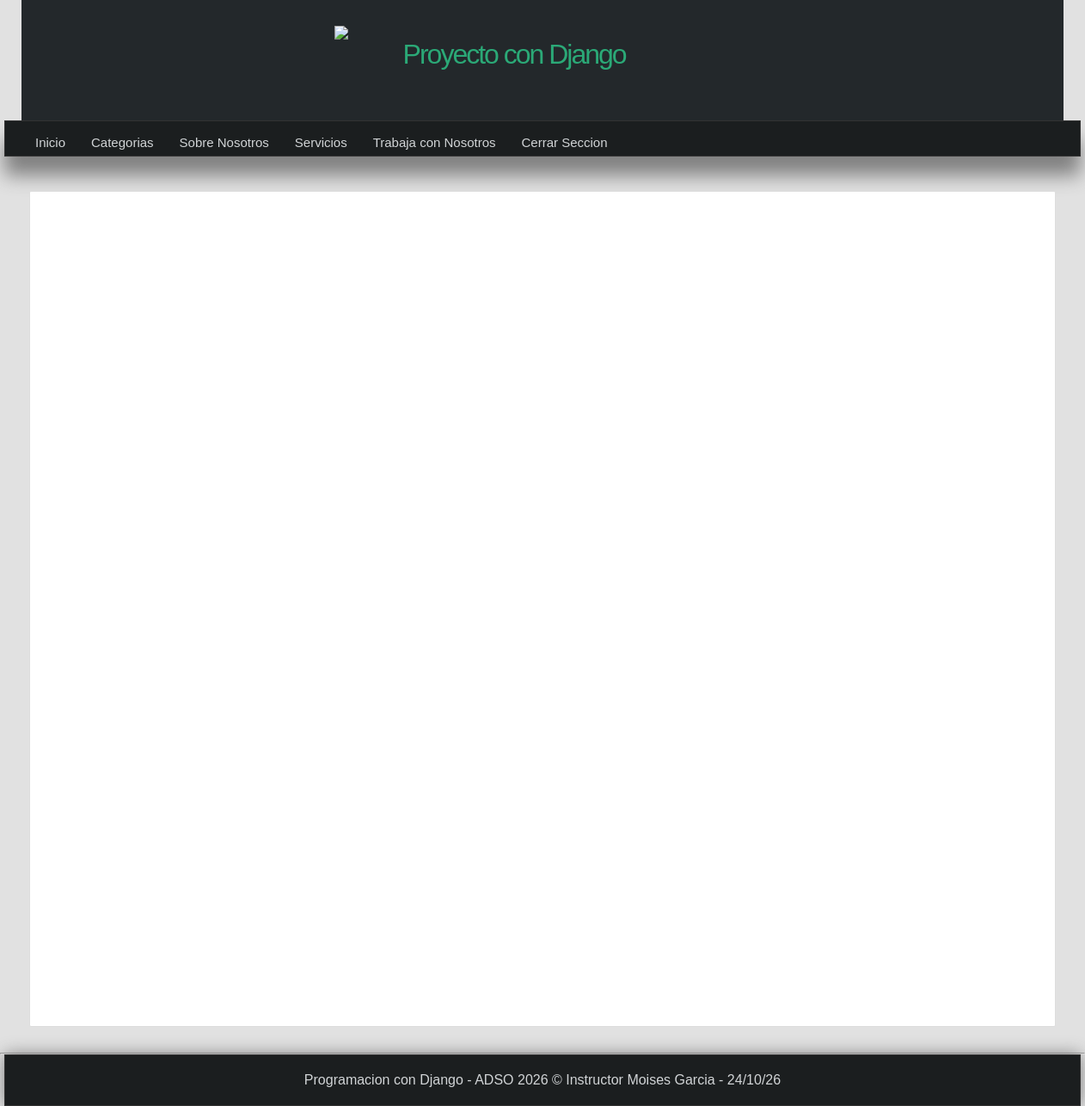
The app's page /articulo/3 (signed in) with its own data.
### pages/models.py (models this page shows, shortened)
class Page(models.Model): # Heredamos de models
    title = models.CharField(max_length=50, verbose_name="Título")
    content = RichTextField(verbose_name="Contenido")
    slug = models.CharField(unique=True, max_length=150, verbose_name="URL amigable") # url que va tener la pagina
    visible = models.BooleanField(verbose_name="¿Visible?")
    order = models.IntegerField(default=0, verbose_name="Orden")
    created_at = models.DateTimeField(auto_now_add=True, verbose_name="Creación:")
    updated_at = models.DateTimeField(auto_now_add=True, verbose_name="Actualización:")
    class Meta:
        verbose_name = "Página"
        verbose_name_plural = "Páginas"

### blog/views.py (the view)
# urls.py: path('articulo/<int:article_id>', views.article, name="article"),
@login_required(login_url="login")
def article(request, article_id):
    article = get_object_or_404(Article, id=article_id)
    return render(request, 'articles/detail.html',{
    })

### blog/processor.py (called while the page is built)
def get_categories(request):
    categories_in_use = Article.objects.filter(public=True).values_list('categories', flat=True)
    categories = Category.objects.filter(id__in=categories_in_use).values_list('id', 'name')
    return {
        'categories': categories,
        'ids' : categories_in_use
    }

### pages/context_processors.py (called while the page is built)
def get_pages(request):
    pages = Page.objects.filter(visible=True).order_by('order').values_list('id', 'title', 'slug')
    return {
        'pages': pages
    }

### blog/templates/articles/detail.html (shortened to what this page needs)
{% extends 'layouts/layout.html' %}

### mainapp/templates/layouts/layout.html (shortened to what this page needs)
{% load static %}
<!DOCTYPE html>
<html lang="es">
<head>
     {% load static %}
    <link rel="stylesheet" type="text/css" href="{% static 'css/styles.css'%}"/>
</head>
<body>
    <header>
        <div id="logotipo">
            <img src="{% static 'images/django.png' %}"/>
        <h1>Proyecto con  Django</h1>
        </div>
    </header>
    <nav>
        <ul>
            <li>
                <a href= "{% url 'index' %}">Inicio</a>
            </li>
            {% if user.email %}
                <li>
                    <a href= "{% url 'list_articles' %}">Categorias</a>
              </li>
                {% for page in pages %}
                <li>
                    <a href="{% url 'page' page.2 %}">{{page.1}}</a>
                </li>
                {% endfor %}
                  <li>
                    <a href= "{% url 'logout' %}">Cerrar Seccion</a>
                </li>
            {% endif %}
       </ul>
    </nav>
    <div id="content">
        <div class="box">
        </div>
    </div>
    <hr>
    <footer>
       Programacion con Django - ADSO 2026 &copy; Instructor Moises Garcia - {% now "d/m/y" %}
    </footer>
</body>
</html>

### mainapp/static/css/styles.css (style rules this page uses)
* { margin: 0px; padding:0%; font-family:Arial, Helvetica, sans-serif; text-decoration: none; }
p, h2, h3, ul { margin-top: 5px; margin-bottom: 5px; }
ul,ol { margin-left: 20px; margin-bottom: 10px; }
body { background-color: #E1E1E1; }
header { width: 1212px; height: 140px; background-color: #23282B; margin: 0px auto; }
#logotipo { width: 40%; height: 130px; margin: 0px auto; padding-top: 10px; }
#logotipo img { display: block; width: 60px; float: left; margin-top: 20px; }
#logotipo h1 { display: block; float: left; margin-top: 35px; margin-left: 20px; letter-spacing: -2px; font-weight: lighter; color: #2ba977; }
nav { width: 1250px; height: 40px; background-color: #1b1e1f; border: 1px solid #333; margin: 0px auto; box-shadow: 0px 22px 22px gray; font-size: 15px; }
nav ul { list-style: none; text-decoration: 40px; }
nav > ul > li { line-height: 40px; float: left; }
nav > ul > li > a { display: block; padding-left: 15px; padding-right: 15px; color: #d1d4d6; }
#content { width: 1212px; min-height: 930px; margin: 0px auto; margin-bottom: 30px; margin-top: 40px; }
.box { background:white; min-height: 930px; width: 95%; padding: 20px; border:1px solid #ddd; border-radius: 2px; margin: 0px auto; }
footer { width: 1250px; background-color: #1b1e1f; border: 1px solid #333; color: #d1d4d6; text-align: center; padding-top: 20px; margin: 0px auto; padding-bottom: 20px; box-shadow: 0px 0px 20px gray; }

### records on screen
Page: title "Sobre Nosotros"
Page: title "Servicios"
Page: title "Trabaja con Nosotros"
